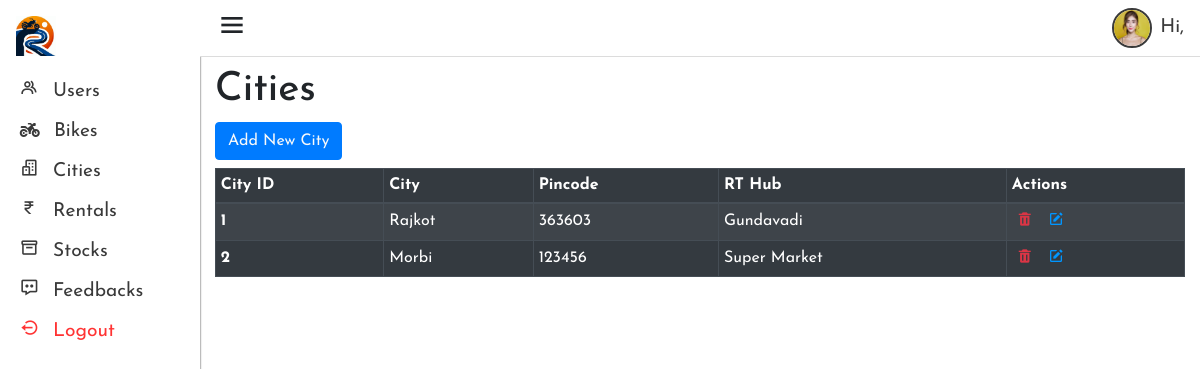
/admin/cities.php, run on the app's committed database.
### tables this page shows
CREATE TABLE `cities` (
  `city_id` int(11) NOT NULL,
  `city_name` varchar(50) NOT NULL,
  `pincode` varchar(6) NOT NULL,
  `pick_drop_loc` varchar(50) NOT NULL
);

### admin/retrieve_cities.php (called while the page is built)
<?php
include '../config.php';
function retrieve_cities(){
    global $connection;
    $get_cities_query = "SELECT city_id,city_name,pincode,pick_drop_loc FROM cities";
    $result = mysqli_query($connection, $get_cities_query);
    $cities = [];
    if($result && mysqli_num_rows($result) > 0){
        while($row = mysqli_fetch_assoc($result)){
            $cities[] = $row;
        }
    }
    return $cities;
}
?>

### admin/cities.php (the view, shortened to what this page needs)
<?php
include 'includes/header.inc.php';
include 'retrieve_cities.php';
$cities = retrieve_cities();
?>
<div class="container-fluid">
  <h1>Cities</h1>
  <div class="d-flex justify-content-start">
    <button class="btn btn-primary mb-2"><a href="add_city.php" class="text-light">Add New City</a></button>
  </div>
  <table class="table table-dark table-striped table-bordered table-sm table-responsive-lg">
    <thead>
      <tr>
        <th scope="col">City ID</th>
        <th scope="col">City</th>
        <th scope="col">Pincode</th>
        <th scope="col">RT Hub</th>
        <th scope="col">Actions</th>
      </tr>
    </thead>
    <tbody>
      <?php if (!empty($cities)): ?>
        <?php foreach ($cities as $city): ?>
          <tr>
            <th><?php echo $city['city_id']; ?></th>
            <td><?php echo $city['city_name']; ?></td>
            <td><?php echo $city['pincode']; ?></td>
            <td><?php echo $city['pick_drop_loc']; ?></td>
            <td>
              <form method="POST" action="process_city_actions.php">
                <button type="submit" name="delete" class="btn text-danger p-0 px-1"><i class='bx bxs-trash' onclick="return confirm('Are you sure you want to delete this city?');"></i></button>
                <button type="submit" name="edit" class="btn p-0 px-1" style="color: 	#0096FF;"><i class='bx bxs-edit'></i></button>
              </form>
            </td>
          </tr>
        <?php endforeach; ?>
      <?php else: ?>
        <tr>
          <td colspan="10">No cities Found!!</td>
        </tr>
      <?php endif; ?>
    </tbody>
  </table>
</div>
<?php
include 'includes/footer.inc.php'
?>

### admin/css/header.css (style rules this page uses)
* { margin: 0; padding: 0; box-sizing: border-box; }
body { font-family: "Josefin Sans", sans-serif; }
:root { --clr-brand-blue : rgb(0, 116, 217); --clr-brand-black : rgb(58,58,58); font-size: 16px; }

### data on the page
cities: city_id "1", city_name "Rajkot", pincode "363603", pick_drop_loc "Gundavadi"
cities: city_id "2", city_name "Morbi", pincode "123456", pick_drop_loc "Super Market"
